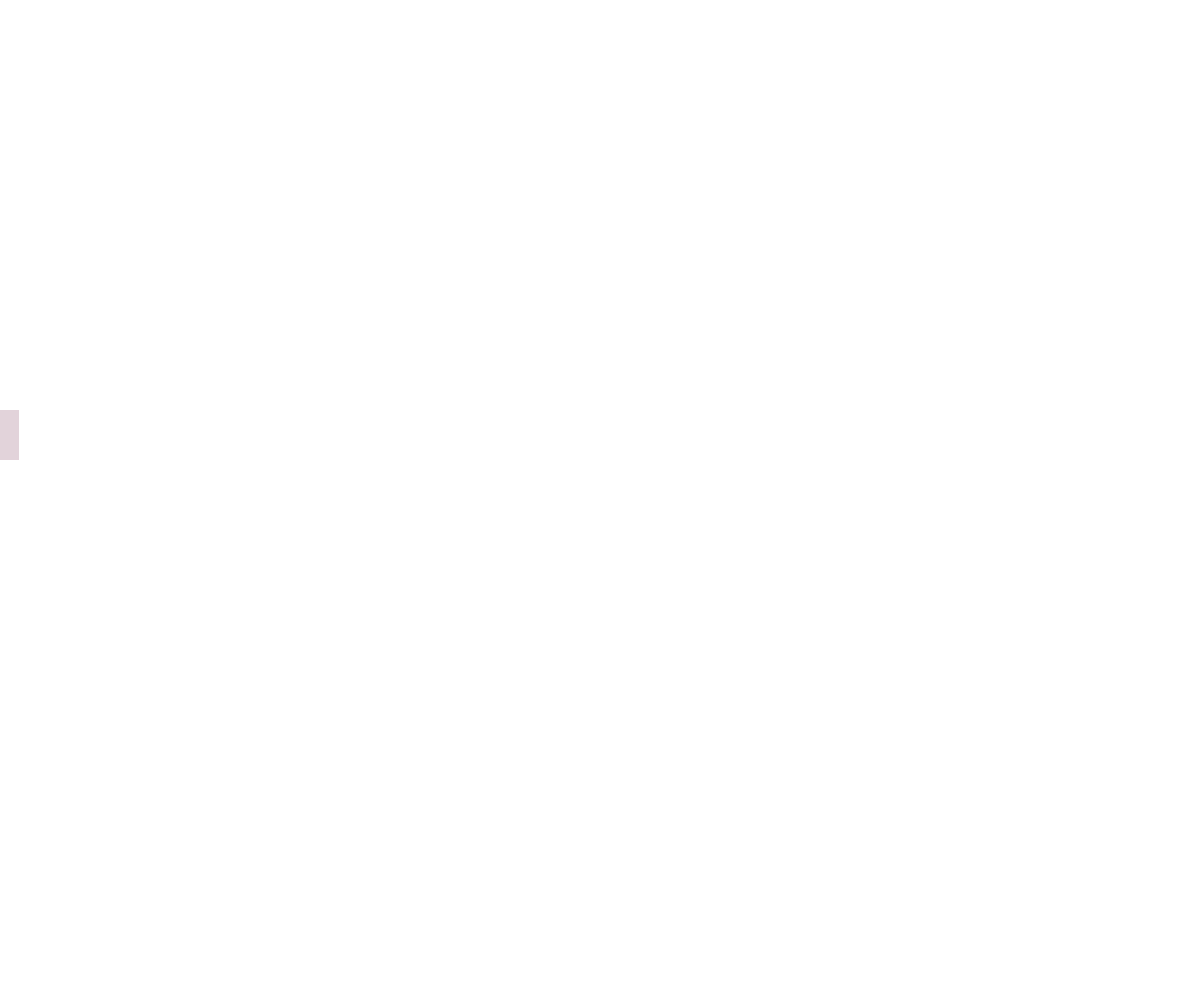
Frame 1 (no input)
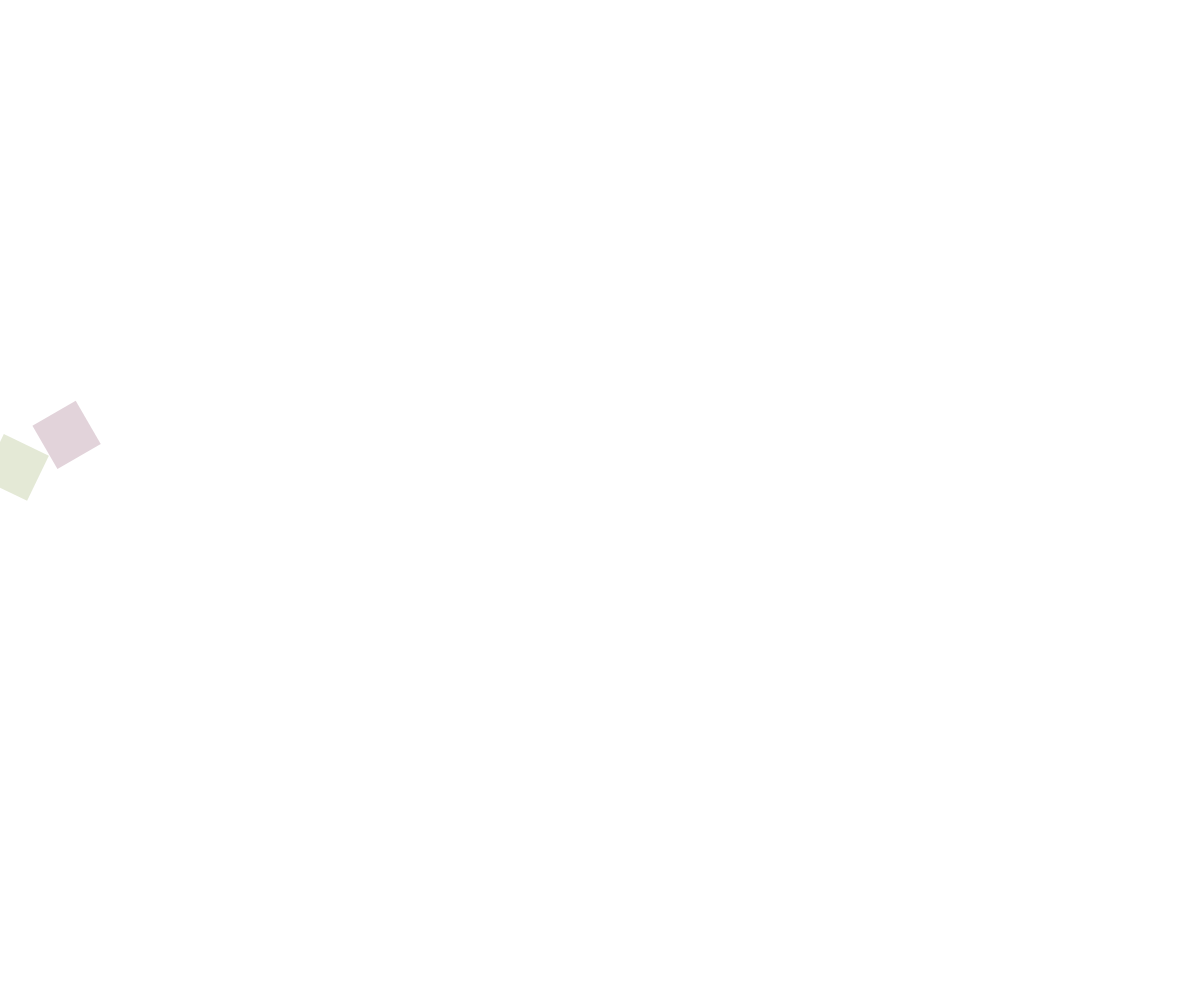
Frame 60 (no input)
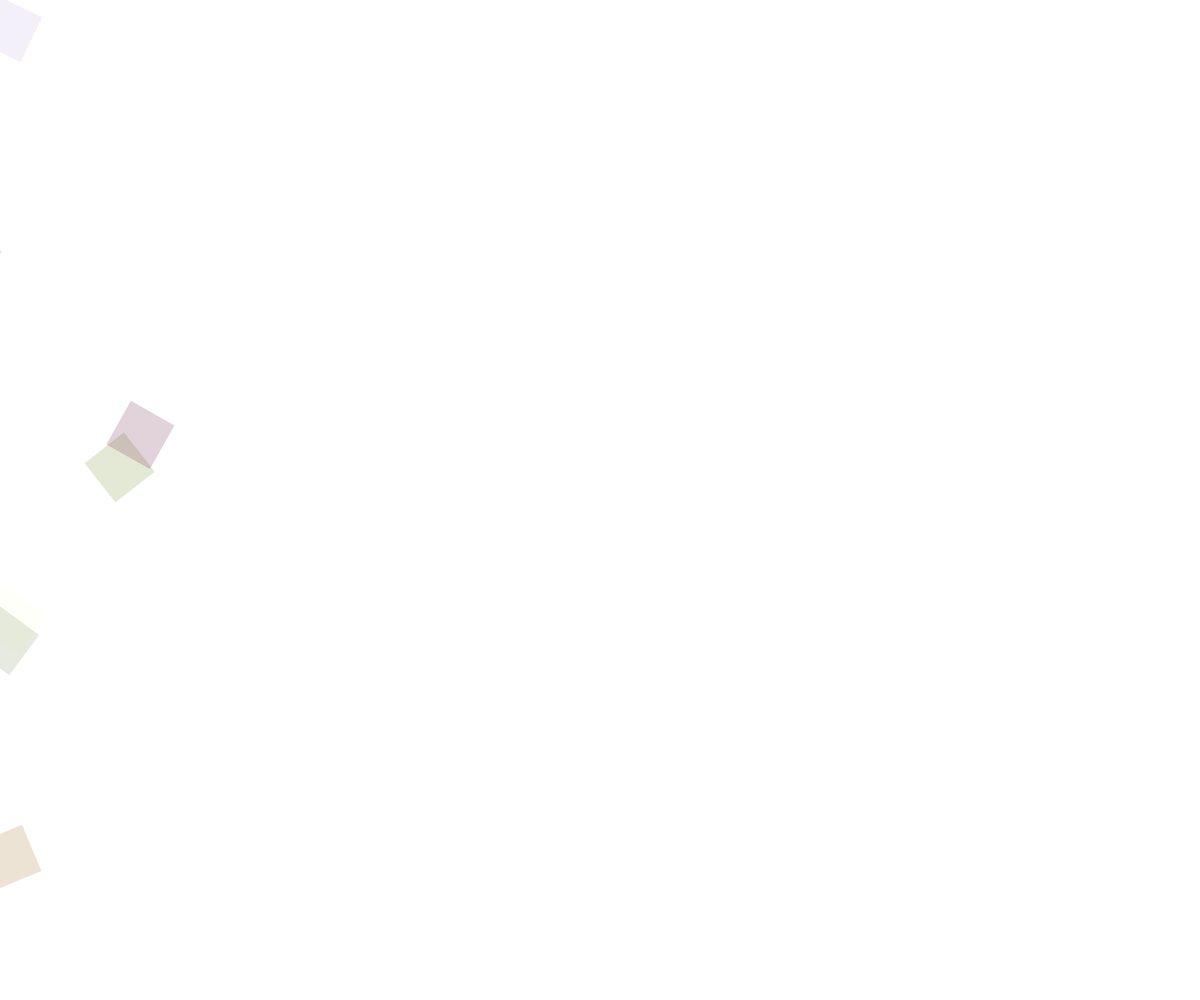
Frame 120 (the mouse pressed at the canvas centre since frame 60)

The p5.js sketch that drew these frames (run headless with seeded random() and noise() and a simulated clock; from frame 60 on, the mouse is pressed at the canvas centre):

// p5.js sketch
// ── sketch.js
let squares = [];

function setup() {
    let cnv = createCanvas(windowWidth, windowHeight);
    cnv.id('myCanvas');
    // cnv.parent('#OpenerContainer');
    cnv.style('width', '100%');
    cnv.style('height', '100%');
    cnv.style("margin", '0');
    cnv.style("padding", '0');
    cnv.style("overflow", 'hidden');
    
    for(let i = 0; i < 40; i++) {
        let temp = new Square(random(-1 * width), random(height));
        squares.push(temp);
    }

}

function draw() {
    background(255);
    squares.forEach(square => square.displayAndMove());
}

class Square {
    constructor(x,y) {
        this.x = x;
        this.y = y;
        this.speed = random(1,2);
        this.rotation = 0;
        this.rotationSpeed = random(-0.01, 0.01);
        this.color = color(random(255), random(255), random(255), 50);
    }

    displayAndMove() {
        noStroke();
        fill(this.color);
        rectMode(CENTER);
        push();
        translate(this.x, this.y);
        rotate(this.rotation);
        this.rotation += this.rotationSpeed;
        rect(0, 0, 50, 50);
        pop();
        this.x += this.speed;
        if(this.x > width) {
            this.x = -50;
            this.y = random(height);
        }
    }
}
